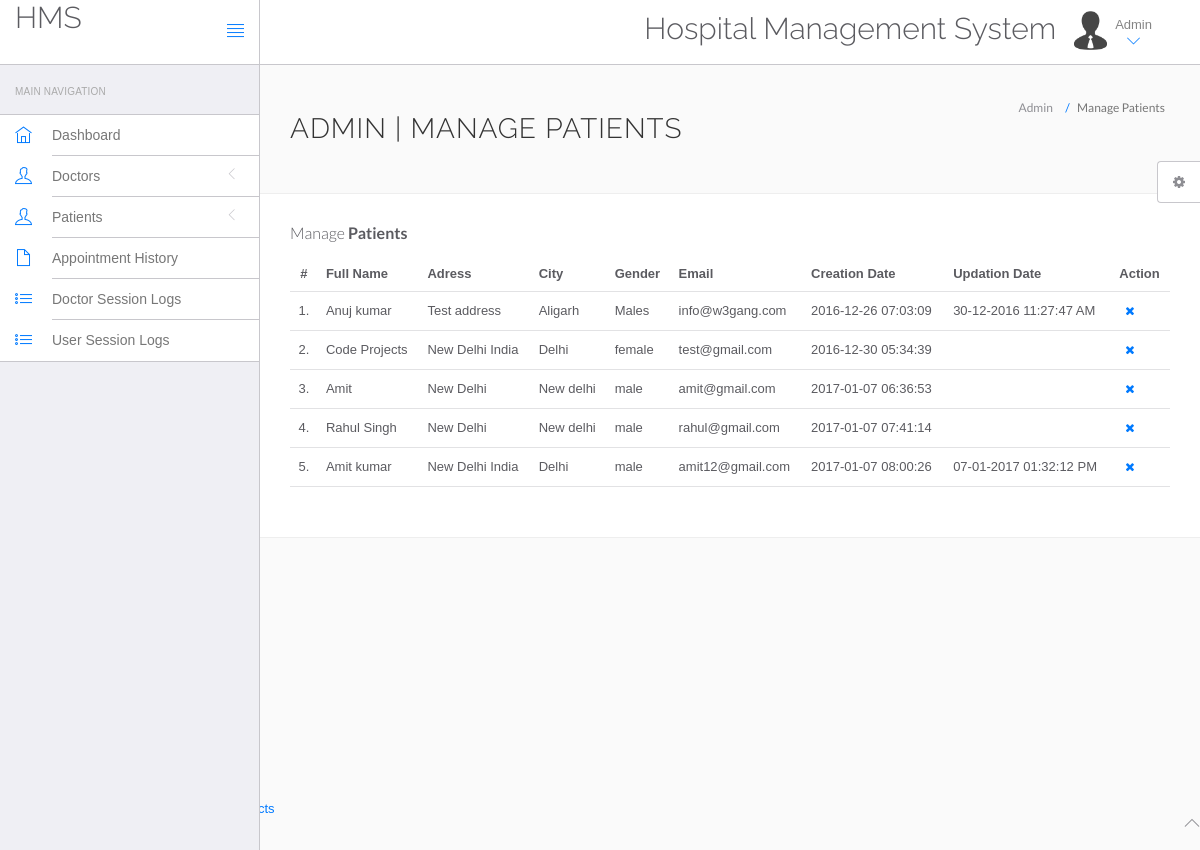
/hms/admin/manage-users.php (signed in), run on the app's committed database.
### tables this page shows
CREATE TABLE IF NOT EXISTS `users` (
  `id` int(11) NOT NULL,
  `fullName` varchar(255) NOT NULL,
  `address` longtext NOT NULL,
  `city` varchar(255) NOT NULL,
  `gender` varchar(255) NOT NULL,
  `email` varchar(255) NOT NULL,
  `password` varchar(255) NOT NULL,
  `regDate` timestamp NOT NULL DEFAULT CURRENT_TIMESTAMP,
  `updationDate` varchar(255) NOT NULL
);

### hms/admin/manage-users.php (the view, shortened to what this page needs)
<!DOCTYPE html>
<html lang="en">
	<head>
		<link rel="stylesheet" href="vendor/bootstrap/css/bootstrap.min.css">
		<link rel="stylesheet" href="vendor/fontawesome/css/font-awesome.min.css">
		<link rel="stylesheet" href="vendor/themify-icons/themify-icons.min.css">
		<link href="vendor/animate.css/animate.min.css" rel="stylesheet" media="screen">
		<link href="vendor/perfect-scrollbar/perfect-scrollbar.min.css" rel="stylesheet" media="screen">
		<link href="vendor/switchery/switchery.min.css" rel="stylesheet" media="screen">
		<link href="vendor/bootstrap-touchspin/jquery.bootstrap-touchspin.min.css" rel="stylesheet" media="screen">
		<link href="vendor/select2/select2.min.css" rel="stylesheet" media="screen">
		<link href="vendor/bootstrap-datepicker/bootstrap-datepicker3.standalone.min.css" rel="stylesheet" media="screen">
		<link href="vendor/bootstrap-timepicker/bootstrap-timepicker.min.css" rel="stylesheet" media="screen">
		<link rel="stylesheet" href="assets/css/styles.css">
		<link rel="stylesheet" href="assets/css/plugins.css">
		<link rel="stylesheet" href="assets/css/themes/theme-1.css" id="skin_color" />
	</head>
	<body>
		<div id="app">
<?php include('include/sidebar.php');?>
			<div class="app-content">
						<?php include('include/header.php');?>
				<div class="main-content" >
					<div class="wrap-content container" id="container">
						<section id="page-title">
							<div class="row">
								<div class="col-sm-8">
									<h1 class="mainTitle">Admin | Manage Patients</h1>
																	</div>
								<ol class="breadcrumb">
									<li>
										<span>Admin</span>
									</li>
									<li class="active">
										<span>Manage Patients</span>
									</li>
								</ol>
							</div>
						</section>
						<div class="container-fluid container-fullw bg-white">
									<div class="row">
								<div class="col-md-12">
									<h5 class="over-title margin-bottom-15">Manage <span class="text-bold">Patients</span></h5>
									<table class="table table-hover" id="sample-table-1">
										<thead>
											<tr>
												<th class="center">#</th>
												<th>Full Name</th>
												<th class="hidden-xs">Adress</th>
												<th>City</th>
												<th>Gender </th>
												<th>Email </th>
												<th>Creation Date </th>
												<th>Updation Date </th>
												<th>Action</th>
											</tr>
										</thead>
										<tbody>
<?php
$sql=mysql_query("select * from users");
$cnt=1;
while($row=mysql_fetch_array($sql))
{
?>
											<tr>
												<td class="center"><?php echo $cnt;?>.</td>
												<td class="hidden-xs"><?php echo $row['fullName'];?></td>
												<td><?php echo $row['address'];?></td>
												<td><?php echo $row['city'];?>
												</td>
												<td><?php echo $row['gender'];?></td>
												<td><?php echo $row['email'];?></td>
												<td><?php echo $row['regDate'];?></td>
												<td><?php echo $row['updationDate'];?>
												</td>
												<td >
												<div class="visible-md visible-lg hidden-sm hidden-xs">
	<a href="manage-users.php?id=<?php echo $row['id']?>&del=delete" onClick="return confirm('Are you sure you want to delete?')"class="btn btn-transparent btn-xs tooltips" tooltip-placement="top" tooltip="Remove"><i class="fa fa-times fa fa-white"></i></a>
												</div>
												</td>
											</tr>
											<?php
$cnt=$cnt+1;
											 }?>
										</tbody>
									</table>
								</div>
							</div>
								</div>
							</div>
						</div>
					</div>
				</div>
	<?php include('include/footer.php');?>
	<?php include('include/setting.php');?>
	</body>
</html>

### hms/admin/assets/css/themes/theme-1.css (style rules this page uses)
body { background: #FAFAFA; }

### data on the page
users: fullName "Anuj kumar", address "Test address", city "Aligarh", gender "Males", email "info@w3gang.com", regDate "2016-12-26 07:03:09", updationDate "30-12-2016 11:27:47 AM"
users: fullName "Code Projects", address "New Delhi India", city "Delhi", gender "female", email "test@gmail.com", regDate "2016-12-30 05:34:39"
users: fullName "Amit", address "New Delhi", city "New delhi", gender "male", email "amit@gmail.com", regDate "2017-01-07 06:36:53"
users: fullName "Rahul Singh", address "New Delhi", city "New delhi", gender "male", email "rahul@gmail.com", regDate "2017-01-07 07:41:14"
users: fullName "Amit kumar", address "New Delhi India", city "Delhi", gender "male", email "amit12@gmail.com", regDate "2017-01-07 08:00:26", updationDate "07-01-2017 01:32:12 PM"
